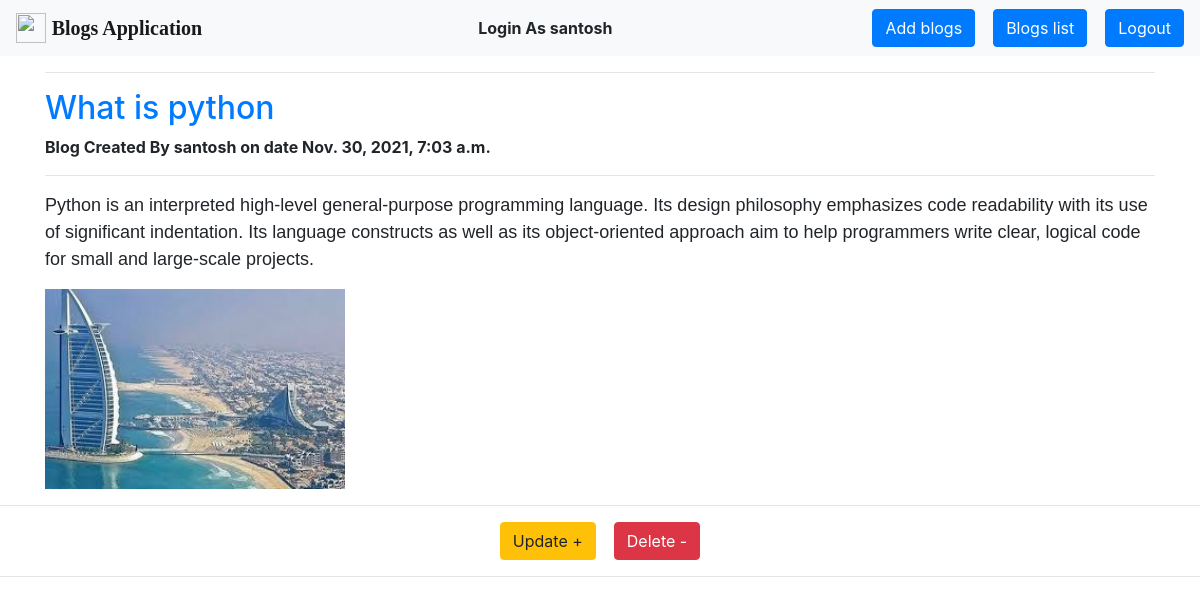
/blogs/get/blog/1/ (signed in), run on the app's committed database.
### blogapp/models.py (models this page shows, shortened)
class Blog(models.Model):
    title = models.CharField(max_length=100)
    body = models.TextField()
    created = models.DateTimeField(auto_now_add=True)
    blog_img = models.ImageField(upload_to = "blog_images/" , blank=True, null=True)
    user = models.ForeignKey(User, on_delete=models.CASCADE)

### blogapp/views.py (the view)
# urls.py: path('get/blog/<int:id>/', views.get_blogs_by_id),
@login_required
def get_blogs_by_id(request , id):
    obj = Blog.objects.get(pk = id)
    return render(request, "blogapp/get_blog.html", {'obj': obj})

### blogapp/templates/blogapp/get_blog.html (shortened to what this page needs)
<!DOCTYPE html>
<html lang="en">
<head>
    <link rel="stylesheet" href="https://maxcdn.bootstrapcdn.com/bootstrap/4.0.0/css/bootstrap.min.css">
</head>
<body>
    <nav class="navbar navbar-light bg-light">
       <a class="navbar-brand" href="#">
       <img src="https://encrypted-tbn0.gstatic.com/images?q=tbn:ANd9GcQNYwNQVHhJmeIdN-NGTzcSIRdmKU_fZ1Lw8Q&usqp=CAU" width="30" height="30" class="d-inline-block align-top" alt="">
       <b style="font-family: fantasy;">Blogs Application</b>
       </a>
       <b>Login As {{ user }}</b>
       <div>
           <a class="btn btn-primary" href="#" role="button">Add blogs</a>&nbsp;&nbsp;&nbsp;
           <a class="btn btn-primary" href="/blogs/blogs-list/" role="button">Blogs list</a>&nbsp;&nbsp;&nbsp;
           <a class="btn btn-primary" href="/logout/" role="button">Logout</a>
       </div>
  </nav>
     <div class="container">
        <hr>
        <h2><a href="/blogs/get/blog/{{blog.id}}/">{{ obj.title }}</a></h2>
        <b><p>Blog Created By {{ obj.user}} on date {{ obj.created }}</p></b>
        <hr>
        <p style="font-family: Verdana, Arial, Helvetica, sans-serif;font-size: large;">{{ obj.body }}</p>
        <p><img src="{{ obj.blog_img.url }}" alt="" height="200" width="300"></p>
    </div>
    <hr>
       {% if user.id == obj.user.id %}
       <div style="text-align:center;">
        <a class="btn btn-warning " href="/blogs/update/{{obj.id}}/" role="button">Update +</a>&nbsp;&nbsp;&nbsp;
        <a class="btn btn-danger " href="/blogs/delete/{{obj.id}}/" role="button">Delete -</a>
       </div>
       <hr>
       {% endif %}
</body>
</html>

### data on the page
Blog: title "What is python", user "santosh", created "Nov. 30, 2021, 7:03 a.m.", body "Python is an interpreted high-level general-purpose programming language. Its design philosophy emphasizes code readability with its use of significant indentation. Its language constructs as well as its object-oriented approach aim to help programmers write clear, logical code for small and large-scale projects.", blog_img (picture)

### other printed values
{{ user }} "santosh"
